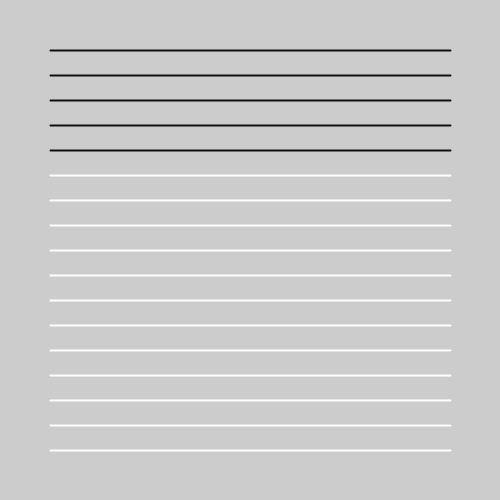
Frame 1 (no input)
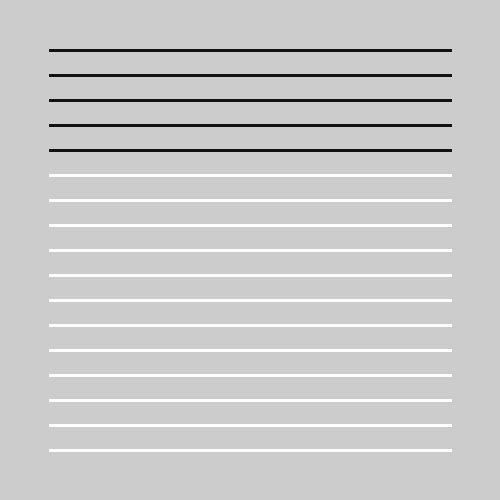
Frame 60 (the mouse pressed at the canvas centre just before this capture)
Frame 120 (the mouse held since frame 60 and released just before this capture): identical to frame 60, image omitted

The Processing sketch that drew these frames (run headless with seeded random() and noise(); from frame 60 on, the mouse is pressed at the canvas centre):

// Processing sketch: conditional_lines
// ── conditional_lines.pde
void setup() {
  size(500, 500); // set the window size
  // background(); 

  // shape feature
  strokeWeight(2);
}
void draw() {
  stroke(#111111);
  for (int i = 50; i < (height -25); i+=25) {
    if (i > 150) {
      stroke(#ffffff);
    }
    line(50, i, 450, i);
  }
}
